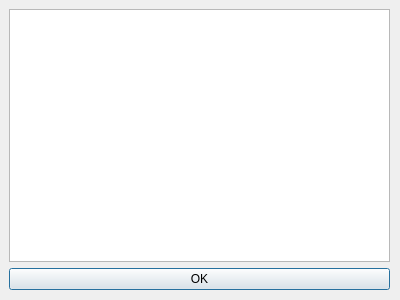
<?xml version="1.0" encoding="UTF-8"?>
<ui version="4.0">
 <class>FileReaderWindow</class>
 <widget class="QDialog" name="FileReaderWindow">
  <property name="geometry">
   <rect>
    <x>0</x>
    <y>0</y>
    <width>400</width>
    <height>300</height>
   </rect>
  </property>
  <property name="windowTitle">
   <string>FileReaderWindow</string>
  </property>
  <widget class="QWidget" name="verticalLayoutWidget">
   <property name="geometry">
    <rect>
     <x>9</x>
     <y>9</y>
     <width>381</width>
     <height>281</height>
    </rect>
   </property>
   <layout class="QVBoxLayout" name="verticalLayout">
    <item>
     <widget class="QTextEdit" name="textEdit"/>
    </item>
    <item>
     <widget class="QPushButton" name="OkButton">
      <property name="text">
       <string>OK</string>
      </property>
     </widget>
    </item>
   </layout>
  </widget>
 </widget>
 <resources/>
 <connections/>
</ui>
